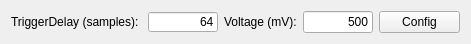
     <widget class="QWidget" name="layoutWidget">
      <property name="geometry">
       <rect>
        <x>550</x>
        <y>360</y>
        <width>471</width>
        <height>28</height>
       </rect>
      </property>
      <layout class="QHBoxLayout" name="horizontalLayout_39">
       <item>
        <layout class="QHBoxLayout" name="horizontalLayout_38">
         <item>
          <layout class="QHBoxLayout" name="horizontalLayout_36">
           <item>
            <widget class="QLabel" name="labelTrigDelay">
             <property name="font">
              <font>
               <weight>50</weight>
               <bold>false</bold>
              </font>
             </property>
             <property name="text">
              <string>TriggerDelay (samples): </string>
             </property>
            </widget>
           </item>
           <item>
            <widget class="QLineEdit" name="lineEditDaqTrigDelay">
             <property name="sizePolicy">
              <sizepolicy hsizetype="Fixed" vsizetype="Fixed">
               <horstretch>0</horstretch>
               <verstretch>0</verstretch>
              </sizepolicy>
             </property>
             <property name="maximumSize">
              <size>
               <width>70</width>
               <height>20</height>
              </size>
             </property>
             <property name="font">
              <font>
               <weight>50</weight>
               <bold>false</bold>
              </font>
             </property>
             <property name="toolTip">
              <string>Valid range: 50mm~700mm - Increment: 10mm</string>
             </property>
             <property name="toolTipDuration">
              <number>1000</number>
             </property>
             <property name="statusTip">
              <string notr="true">Height of scan area. Valid range: 50mm~500mm - Increment: 10mm</string>
             </property>
             <property name="text">
              <string>64</string>
             </property>
             <property name="maxLength">
              <number>10</number>
             </property>
             <property name="frame">
              <bool>true</bool>
             </property>
             <property name="alignment">
              <set>Qt::AlignRight|Qt::AlignTrailing|Qt::AlignVCenter</set>
             </property>
             <property name="cursorMoveStyle">
              <enum>Qt::VisualMoveStyle</enum>
             </property>
             <property name="clearButtonEnabled">
              <bool>false</bool>
             </property>
            </widget>
           </item>
          </layout>
         </item>
         <item>
          <layout class="QHBoxLayout" name="horizontalLayout_37">
           <item>
            <widget class="QLabel" name="labelDaqVoltage">
             <property name="font">
              <font>
               <weight>50</weight>
               <bold>false</bold>
              </font>
             </property>
             <property name="text">
              <string>Voltage (mV):</string>
             </property>
            </widget>
           </item>
           <item>
            <widget class="QLineEdit" name="lineEditDaqVoltage">
             <property name="sizePolicy">
              <sizepolicy hsizetype="Fixed" vsizetype="Fixed">
               <horstretch>0</horstretch>
               <verstretch>0</verstretch>
              </sizepolicy>
             </property>
             <property name="maximumSize">
              <size>
               <width>70</width>
               <height>22</height>
              </size>
             </property>
             <property name="font">
              <font>
               <weight>50</weight>
               <bold>false</bold>
              </font>
             </property>
             <property name="toolTip">
              <string>Valid range: 50mm~700mm - Increment: 10mm</string>
             </property>
             <property name="statusTip">
              <string>Width of scan area. Valid range: 50mm~500mm - Increment: 10mm</string>
             </property>
             <property name="text">
              <string>500</string>
             </property>
             <property name="maxLength">
              <number>4</number>
             </property>
             <property name="alignment">
              <set>Qt::AlignRight|Qt::AlignTrailing|Qt::AlignVCenter</set>
             </property>
            </widget>
           </item>
          </layout>
         </item>
        </layout>
       </item>
       <item>
        <widget class="QPushButton" name="pushButtonDaqConfig">
         <property name="font">
          <font>
           <weight>50</weight>
           <bold>false</bold>
          </font>
         </property>
         <property name="statusTip">
          <string>Save the setting to file. (C:\FF_PE_UPI_Data\Setting)</string>
         </property>
         <property name="text">
          <string>Config</string>
         </property>
        </widget>
       </item>
      </layout>
     </widget>
